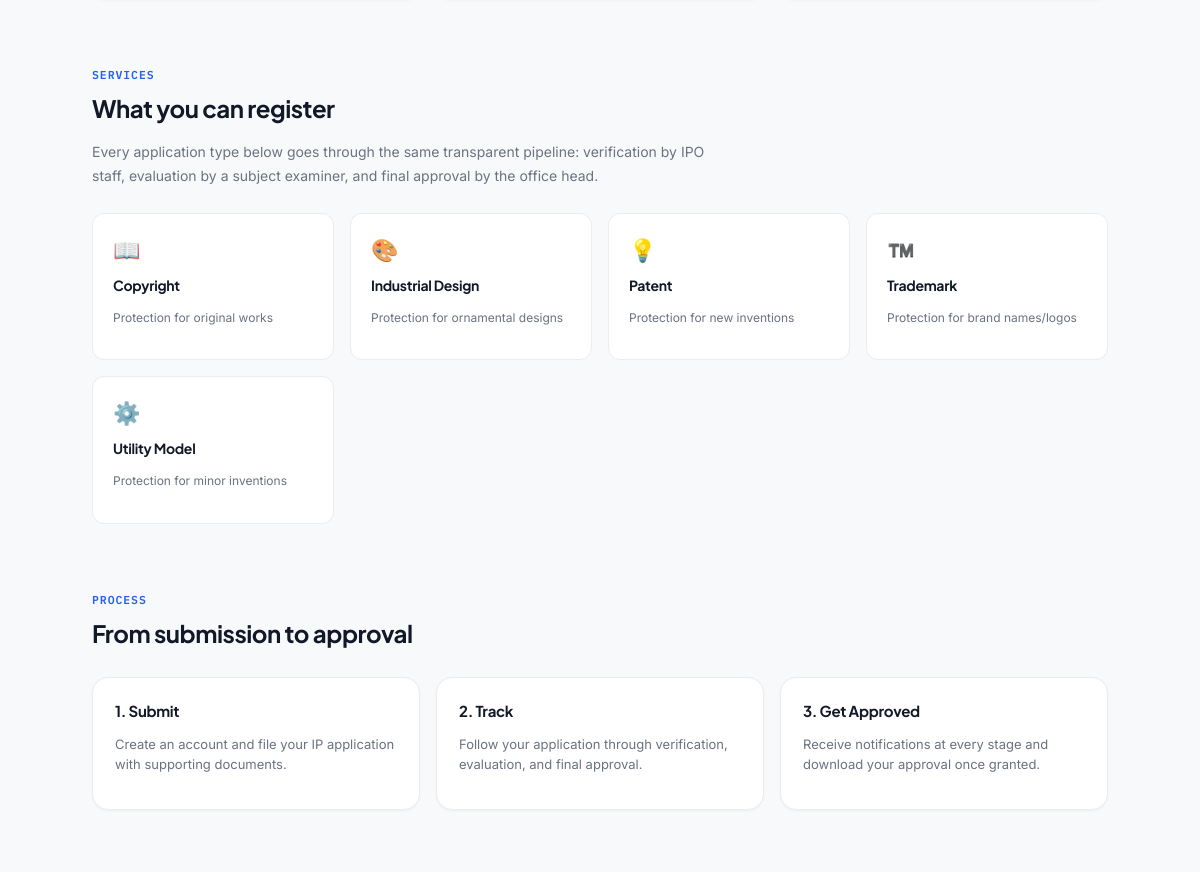
Before: / (middle part) with the older database file.
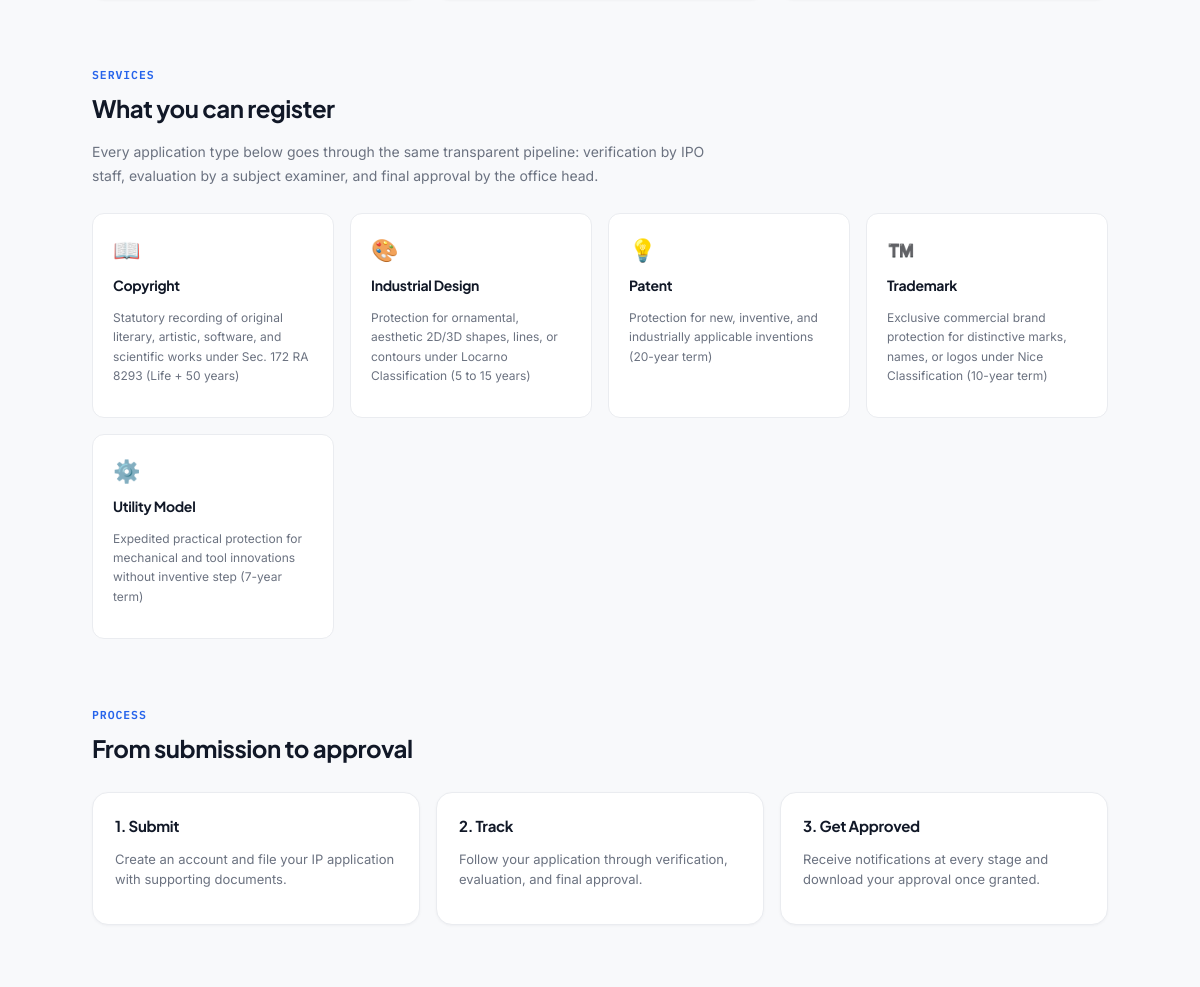
After: the same page with the newer database file.
### tables this page shows
CREATE TABLE `application_types` (
    `type_id`      INT UNSIGNED AUTO_INCREMENT PRIMARY KEY,
    `type_name`    VARCHAR(100) NOT NULL UNIQUE,
    `description`  TEXT DEFAULT NULL,
    `requirements` TEXT DEFAULT NULL,
    `is_active`    TINYINT(1) NOT NULL DEFAULT 1
);

### includes/functions.php (called while the page is built, shortened)
<?php
function clean($value)
{
    return htmlspecialchars(trim($value ?? ''), ENT_QUOTES, 'UTF-8');
}

### index.php (the view, shortened to what this page needs)
<?php
require_once __DIR__ . '/includes/functions.php';
$serviceTypes = mysqli_query($conn, "SELECT type_name, description FROM application_types WHERE is_active = 1 ORDER BY type_name");
$typeIcons = [
    'Patent' => '💡', 'Utility Model' => '⚙️', 'Industrial Design' => '🎨',
    'Trademark' => '™️', 'Copyright' => '📖',
];
?>
<!DOCTYPE html>
<html lang="en">
<head>
    <link rel="stylesheet" href="<?= BASE_URL ?>assets/css/style.css">
</head>
<body style="margin:0;">
    <section class="landing-section" style="padding-top:0;">
    </section>
    <section class="landing-section" id="services" style="padding-top:0;">
        <span class="landing-eyebrow">Services</span>
        <h2 class="landing-h2">What you can register</h2>
        <p class="landing-lead">Every application type below goes through the same transparent pipeline: verification by IPO staff, evaluation by a subject examiner, and final approval by the office head.</p>
        <div class="services-grid">
            <?php if (mysqli_num_rows($serviceTypes) === 0): ?>
                <p style="color:var(--color-text-muted);font-size:13px;">Application types will appear here once configured by the Administrator.</p>
            <?php else: while ($t = mysqli_fetch_assoc($serviceTypes)): ?>
                <div class="service-card">
                    <span class="emoji"><?= $typeIcons[$t['type_name']] ?? '📄' ?></span>
                    <h4><?= clean($t['type_name']) ?></h4>
                    <p><?= clean($t['description'] ?: 'File and track this application type online.') ?></p>
                </div>
            <?php endwhile; endif; ?>
        </div>
    </section>
    <section class="landing-section" style="padding-top:0;">
        <span class="landing-eyebrow">Process</span>
        <h2 class="landing-h2">From submission to approval</h2>
        <div class="steps-grid">
            <div class="card"><div class="card-body">
                <h3 style="font-size:15px;">1. Submit</h3>
                <p style="color:var(--color-text-muted);font-size:13px;">Create an account and file your IP application with supporting documents.</p>
            </div></div>
            <div class="card"><div class="card-body">
                <h3 style="font-size:15px;">2. Track</h3>
                <p style="color:var(--color-text-muted);font-size:13px;">Follow your application through verification, evaluation, and final approval.</p>
            </div></div>
            <div class="card"><div class="card-body">
                <h3 style="font-size:15px;">3. Get Approved</h3>
                <p style="color:var(--color-text-muted);font-size:13px;">Receive notifications at every stage and download your approval once granted.</p>
            </div></div>
        </div>
    </section>
</body>
</html>

### assets/css/style.css (style rules this page uses)
:root { --color-bg: #F8F9FB; --color-surface: #FFFFFF; --color-surface-subtle: #FAFAFB; --color-border: #EAECF0; --color-border-subtle: #F2F4F7; --color-text: #111827; --color-text-muted: #6B7280; --color-text-subtle: #9CA3AF; --color-text-inverse: #FFFFFF; --color-primary-600: #2563EB; --color-primary-700: #1D4ED8; --color-primary-500: #3B82F6; --color-primary-50: #EFF6FF; --color-primary-100: #DBEAFE; --color-success: #10B981; --color-success-bg: #ECFDF5; --color-success-text: #065F46; --color-danger: #EF4444; --color-danger-bg: #FEF2F2; --color-danger-text: #991B1B; --color-warning: #F59E0B; --color-warning-bg: #FFFBEB; --color-warning-text: #92400E; --color-info: #2563EB; --color-info-bg: #EFF6FF; --color-info-text: #1E40AF; --color-purple: #8B5CF6; --color-purple-bg: #F5F3FF; --color-primary-900: #111827; --color-primary-400: #3B82F6; --color-gold: #D97706; --font-heading: 'Plus Jakarta Sans', -apple-system, BlinkMacSystemFont, 'Segoe UI', Roboto, sans-serif; --font-body: 'Inter', -apple-system, BlinkMacSystemFont, 'Segoe UI', Roboto, sans-serif; --font-mono: 'IBM Plex Mono', monospace; --sidebar-width: 250px; --sidebar-collapsed-width: 78px; --topbar-height: 68px; --radius-xs: 6px; --radius-sm: 8px; --radius-md: 12px; --radius-lg: 16px; --radius-xl: 20px; --radius-full: 9999px; --radius: 12px; --shadow-xs: 0 1px 2px 0 rgba(16, 24, 40, 0.05); --shadow-sm: 0 1px 3px 0 rgba(16, 24, 40, 0.06), 0 1px 2px -1px rgba(16, 24, 40, 0.03); --shadow-md: 0 4px 12px -2px rgba(16, 24, 40, 0.08), 0 2px 6px -2px rgba(16, 24, 40, 0.04); --shadow-lg: 0 12px 24px -4px rgba(16, 24, 40, 0.12), 0 4px 10px -4px rgba(16, 24, 40, 0.06); --shadow-card: 0 1px 3px 0 rgba(16, 24, 40, 0.04), 0 1px 2px -1px rgba(16, 24, 40, 0.02); --transition-fast: 150ms cubic-bezier(0.4, 0, 0.2, 1); --transition-base: 200ms cubic-bezier(0.4, 0, 0.2, 1); }
*, *::before, *::after { box-sizing: border-box; }
html, body { margin: 0; padding: 0; font-family: var(--font-body); background-color: var(--color-bg); color: var(--color-text); font-size: 14px; line-height: 1.5; -webkit-font-smoothing: antialiased; -moz-osx-font-smoothing: grayscale; }
h1, h2, h3, h4, h5, h6 { font-family: var(--font-heading); color: var(--color-text); margin: 0 0 8px; font-weight: 700; letter-spacing: -0.02em; }
.card { background: var(--color-surface); border: 1px solid var(--color-border); border-radius: var(--radius-lg); box-shadow: var(--shadow-card); overflow: hidden; }
.card-body { padding: 22px; }

### index.php (style rules this page uses)
.landing-section { max-width: 1080px; margin: 0 auto; padding: 64px 32px; }
.landing-eyebrow { font-family: var(--font-mono); letter-spacing:.08em; text-transform:uppercase; color: var(--color-primary-600); font-size:11.5px; font-weight:600; }
.landing-h2 { font-size: 24px; margin: 6px 0 12px; }
.landing-lead { color: var(--color-text-muted); font-size: 14px; max-width: 620px; line-height:1.7; }
.services-grid { display:grid; grid-template-columns: repeat(auto-fit, minmax(200px, 1fr)); gap: 16px; margin-top: 26px; }
.service-card { border:1px solid var(--color-border); border-radius: var(--radius); padding: 20px; background:#fff; }
.service-card .emoji { font-size:22px; }
.service-card h4 { font-size:14px; margin: 8px 0 4px; }
.service-card p { font-size:12px; color:var(--color-text-muted); line-height:1.6; }
.steps-grid { display:grid; grid-template-columns: repeat(3, 1fr); gap: 16px; margin-top: 26px; }

Changed rows visible on the page:
changed application_types "Copyright": description "Protection for original works" → "Statutory recording of original literary, artistic, software, and scientific works under Sec. 172 RA 8293 (Life + 50 years)"
changed application_types "Industrial Design": description "Protection for ornamental designs" → "Protection for ornamental, aesthetic 2D/3D shapes, lines, or contours under Locarno Classification (5 to 15 years)"
changed application_types "Patent": description "Protection for new inventions" → "Protection for new, inventive, and industrially applicable inventions (20-year term)"
changed application_types "Trademark": description "Protection for brand names/logos" → "Exclusive commercial brand protection for distinctive marks, names, or logos under Nice Classification (10-year term)"
changed application_types "Utility Model": description "Protection for minor inventions" → "Expedited practical protection for mechanical and tool innovations without inventive step (7-year term)"
